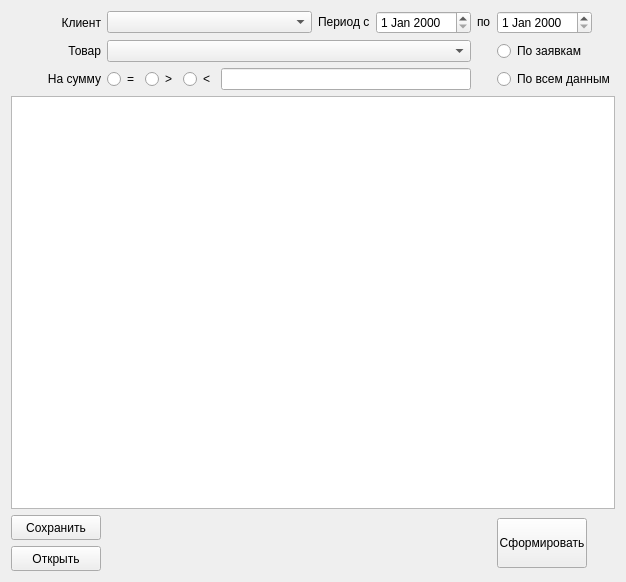
<?xml version="1.0" encoding="UTF-8"?>
<ui version="4.0">
 <class>OtchTab</class>
 <widget class="QWidget" name="OtchTab">
  <property name="geometry">
   <rect>
    <x>0</x>
    <y>0</y>
    <width>626</width>
    <height>582</height>
   </rect>
  </property>
  <property name="sizePolicy">
   <sizepolicy hsizetype="Expanding" vsizetype="Expanding">
    <horstretch>0</horstretch>
    <verstretch>0</verstretch>
   </sizepolicy>
  </property>
  <property name="windowTitle">
   <string>Form</string>
  </property>
  <layout class="QGridLayout" name="gridLayout">
   <item row="0" column="6">
    <widget class="QLabel" name="label_2">
     <property name="sizePolicy">
      <sizepolicy hsizetype="Fixed" vsizetype="Fixed">
       <horstretch>0</horstretch>
       <verstretch>0</verstretch>
      </sizepolicy>
     </property>
     <property name="text">
      <string>Период с</string>
     </property>
    </widget>
   </item>
   <item row="2" column="1">
    <widget class="QLabel" name="label_5">
     <property name="sizePolicy">
      <sizepolicy hsizetype="Preferred" vsizetype="Preferred">
       <horstretch>0</horstretch>
       <verstretch>0</verstretch>
      </sizepolicy>
     </property>
     <property name="text">
      <string>На сумму</string>
     </property>
     <property name="alignment">
      <set>Qt::AlignRight|Qt::AlignTrailing|Qt::AlignVCenter</set>
     </property>
    </widget>
   </item>
   <item row="0" column="9">
    <widget class="QDateEdit" name="dateEdit_2">
     <property name="sizePolicy">
      <sizepolicy hsizetype="Fixed" vsizetype="Fixed">
       <horstretch>0</horstretch>
       <verstretch>0</verstretch>
      </sizepolicy>
     </property>
    </widget>
   </item>
   <item row="2" column="9">
    <widget class="QRadioButton" name="radioButton_5">
     <property name="text">
      <string>По всем данным</string>
     </property>
    </widget>
   </item>
   <item row="0" column="8">
    <widget class="QLabel" name="label_3">
     <property name="sizePolicy">
      <sizepolicy hsizetype="Fixed" vsizetype="Fixed">
       <horstretch>0</horstretch>
       <verstretch>0</verstretch>
      </sizepolicy>
     </property>
     <property name="text">
      <string>по</string>
     </property>
    </widget>
   </item>
   <item row="0" column="7">
    <widget class="QDateEdit" name="dateEdit">
     <property name="sizePolicy">
      <sizepolicy hsizetype="Fixed" vsizetype="Fixed">
       <horstretch>0</horstretch>
       <verstretch>0</verstretch>
      </sizepolicy>
     </property>
    </widget>
   </item>
   <item row="1" column="2" colspan="6">
    <widget class="QComboBox" name="comboBox_2"/>
   </item>
   <item row="0" column="1">
    <widget class="QLabel" name="label">
     <property name="text">
      <string>Клиент</string>
     </property>
     <property name="alignment">
      <set>Qt::AlignRight|Qt::AlignTrailing|Qt::AlignVCenter</set>
     </property>
    </widget>
   </item>
   <item row="1" column="1">
    <widget class="QLabel" name="label_4">
     <property name="text">
      <string>Товар</string>
     </property>
     <property name="alignment">
      <set>Qt::AlignRight|Qt::AlignTrailing|Qt::AlignVCenter</set>
     </property>
    </widget>
   </item>
   <item row="1" column="9">
    <widget class="QRadioButton" name="radioButton_4">
     <property name="text">
      <string>По заявкам</string>
     </property>
    </widget>
   </item>
   <item row="4" column="9" rowspan="2">
    <widget class="QPushButton" name="pushButton_3">
     <property name="sizePolicy">
      <sizepolicy hsizetype="Fixed" vsizetype="Fixed">
       <horstretch>0</horstretch>
       <verstretch>0</verstretch>
      </sizepolicy>
     </property>
     <property name="minimumSize">
      <size>
       <width>90</width>
       <height>50</height>
      </size>
     </property>
     <property name="maximumSize">
      <size>
       <width>90</width>
       <height>50</height>
      </size>
     </property>
     <property name="text">
      <string>Сформировать</string>
     </property>
    </widget>
   </item>
   <item row="3" column="1" colspan="9">
    <widget class="QTextEdit" name="textEdit"/>
   </item>
   <item row="4" column="1">
    <widget class="QPushButton" name="pushButton">
     <property name="sizePolicy">
      <sizepolicy hsizetype="Fixed" vsizetype="Fixed">
       <horstretch>0</horstretch>
       <verstretch>0</verstretch>
      </sizepolicy>
     </property>
     <property name="minimumSize">
      <size>
       <width>90</width>
       <height>25</height>
      </size>
     </property>
     <property name="maximumSize">
      <size>
       <width>90</width>
       <height>25</height>
      </size>
     </property>
     <property name="text">
      <string>Сохранить</string>
     </property>
    </widget>
   </item>
   <item row="5" column="1">
    <widget class="QPushButton" name="pushButton_2">
     <property name="sizePolicy">
      <sizepolicy hsizetype="Fixed" vsizetype="Fixed">
       <horstretch>0</horstretch>
       <verstretch>0</verstretch>
      </sizepolicy>
     </property>
     <property name="minimumSize">
      <size>
       <width>90</width>
       <height>25</height>
      </size>
     </property>
     <property name="maximumSize">
      <size>
       <width>90</width>
       <height>25</height>
      </size>
     </property>
     <property name="text">
      <string>Открыть</string>
     </property>
    </widget>
   </item>
   <item row="4" column="3" colspan="6">
    <spacer name="horizontalSpacer_4">
     <property name="orientation">
      <enum>Qt::Horizontal</enum>
     </property>
     <property name="sizeHint" stdset="0">
      <size>
       <width>40</width>
       <height>20</height>
      </size>
     </property>
    </spacer>
   </item>
   <item row="0" column="2" colspan="4">
    <widget class="QComboBox" name="comboBox">
     <property name="sizePolicy">
      <sizepolicy hsizetype="Expanding" vsizetype="Fixed">
       <horstretch>0</horstretch>
       <verstretch>0</verstretch>
      </sizepolicy>
     </property>
    </widget>
   </item>
   <item row="2" column="2">
    <widget class="QRadioButton" name="radioButton">
     <property name="sizePolicy">
      <sizepolicy hsizetype="Fixed" vsizetype="Fixed">
       <horstretch>0</horstretch>
       <verstretch>0</verstretch>
      </sizepolicy>
     </property>
     <property name="text">
      <string>=</string>
     </property>
    </widget>
   </item>
   <item row="2" column="3">
    <widget class="QRadioButton" name="radioButton_2">
     <property name="sizePolicy">
      <sizepolicy hsizetype="Fixed" vsizetype="Fixed">
       <horstretch>0</horstretch>
       <verstretch>0</verstretch>
      </sizepolicy>
     </property>
     <property name="text">
      <string>&gt;</string>
     </property>
    </widget>
   </item>
   <item row="2" column="4">
    <widget class="QRadioButton" name="radioButton_3">
     <property name="sizePolicy">
      <sizepolicy hsizetype="Fixed" vsizetype="Fixed">
       <horstretch>0</horstretch>
       <verstretch>0</verstretch>
      </sizepolicy>
     </property>
     <property name="text">
      <string>&lt;</string>
     </property>
    </widget>
   </item>
   <item row="2" column="5" colspan="3">
    <widget class="QLineEdit" name="lineEdit"/>
   </item>
  </layout>
 </widget>
 <resources/>
 <connections/>
</ui>
